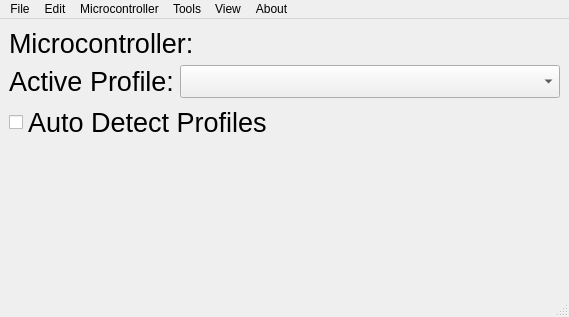
<?xml version="1.0" encoding="UTF-8"?>
<ui version="4.0">
 <class>MainWindow</class>
 <widget class="QMainWindow" name="MainWindow">
  <property name="geometry">
   <rect>
    <x>0</x>
    <y>0</y>
    <width>569</width>
    <height>317</height>
   </rect>
  </property>
  <property name="windowTitle">
   <string>Microstation</string>
  </property>
  <widget class="QWidget" name="centralwidget">
   <layout class="QVBoxLayout" name="verticalLayout">
    <item>
     <layout class="QFormLayout" name="formLayout_2">
      <item row="0" column="0">
       <widget class="QLabel" name="mcLabel">
        <property name="font">
         <font>
          <pointsize>20</pointsize>
         </font>
        </property>
        <property name="text">
         <string>Microcontroller:</string>
        </property>
       </widget>
      </item>
      <item row="0" column="1">
       <widget class="QLabel" name="mcDisplay">
        <property name="font">
         <font>
          <pointsize>20</pointsize>
         </font>
        </property>
        <property name="text">
         <string/>
        </property>
       </widget>
      </item>
     </layout>
    </item>
    <item>
     <layout class="QFormLayout" name="formLayout">
      <item row="0" column="0">
       <widget class="QLabel" name="profileLabel">
        <property name="font">
         <font>
          <pointsize>20</pointsize>
         </font>
        </property>
        <property name="text">
         <string>Active Profile:</string>
        </property>
       </widget>
      </item>
      <item row="0" column="1">
       <widget class="QComboBox" name="profileCombo">
        <property name="font">
         <font>
          <pointsize>16</pointsize>
         </font>
        </property>
       </widget>
      </item>
     </layout>
    </item>
    <item>
     <widget class="QCheckBox" name="autoDetectBox">
      <property name="font">
       <font>
        <pointsize>20</pointsize>
       </font>
      </property>
      <property name="text">
       <string>Auto Detect Profiles</string>
      </property>
     </widget>
    </item>
    <item>
     <spacer name="verticalSpacer_2">
      <property name="orientation">
       <enum>Qt::Vertical</enum>
      </property>
      <property name="sizeHint" stdset="0">
       <size>
        <width>20</width>
        <height>40</height>
       </size>
      </property>
     </spacer>
    </item>
   </layout>
  </widget>
  <widget class="QMenuBar" name="menubar">
   <property name="geometry">
    <rect>
     <x>0</x>
     <y>0</y>
     <width>569</width>
     <height>22</height>
    </rect>
   </property>
   <widget class="QMenu" name="menuFile">
    <property name="title">
     <string>File</string>
    </property>
    <widget class="QMenu" name="menuPort">
     <property name="title">
      <string>Port</string>
     </property>
     <property name="icon">
      <iconset resource="../icons/icons.qrc">
       <normaloff>:/icons/hard-drive.svg</normaloff>:/icons/hard-drive.svg</iconset>
     </property>
    </widget>
    <addaction name="menuPort"/>
    <addaction name="actionRefresh_Ports"/>
    <addaction name="separator"/>
    <addaction name="actionRestart_Daemon"/>
    <addaction name="actionPause"/>
    <addaction name="separator"/>
    <addaction name="actionRun_in_Background"/>
    <addaction name="actionQuit"/>
   </widget>
   <widget class="QMenu" name="menuEdit">
    <property name="title">
     <string>Edit</string>
    </property>
    <addaction name="actionSettings"/>
    <addaction name="actionProfiles"/>
    <addaction name="actionMacros"/>
   </widget>
   <widget class="QMenu" name="menuTool">
    <property name="title">
     <string>Tools</string>
    </property>
    <addaction name="actionSerial_Monitor"/>
    <addaction name="separator"/>
    <addaction name="actionLog"/>
    <addaction name="actionSerial_Log"/>
    <addaction name="actionExport_Serial_History"/>
   </widget>
   <widget class="QMenu" name="menuAbout">
    <property name="title">
     <string>About</string>
    </property>
    <addaction name="actionAboutMicrostation"/>
    <addaction name="separator"/>
    <addaction name="actionOpenGitHub"/>
    <addaction name="actionOpenSourceLicenses"/>
   </widget>
   <widget class="QMenu" name="menuMicrocontroller">
    <property name="title">
     <string>Microcontroller</string>
    </property>
    <addaction name="actionUpload_Code"/>
    <addaction name="separator"/>
    <addaction name="actionSettings_2"/>
   </widget>
   <widget class="QMenu" name="menuView">
    <property name="title">
     <string>View</string>
    </property>
    <widget class="QMenu" name="menuLanguage">
     <property name="title">
      <string>Language</string>
     </property>
     <property name="icon">
      <iconset resource="../icons/icons.qrc">
       <normaloff>:/icons/globe.svg</normaloff>:/icons/globe.svg</iconset>
     </property>
    </widget>
    <widget class="QMenu" name="menuTheme">
     <property name="title">
      <string>Theme</string>
     </property>
     <property name="icon">
      <iconset resource="../icons/icons.qrc">
       <normaloff>:/icons/layers.svg</normaloff>:/icons/layers.svg</iconset>
     </property>
     <addaction name="actionThemeDefault"/>
    </widget>
    <addaction name="menuTheme"/>
    <addaction name="menuLanguage"/>
   </widget>
   <addaction name="menuFile"/>
   <addaction name="menuEdit"/>
   <addaction name="menuMicrocontroller"/>
   <addaction name="menuTool"/>
   <addaction name="menuView"/>
   <addaction name="menuAbout"/>
  </widget>
  <widget class="QStatusBar" name="statusbar"/>
  <action name="actionRefresh_Ports">
   <property name="icon">
    <iconset resource="../icons/icons.qrc">
     <normaloff>:/icons/refresh-cw.svg</normaloff>:/icons/refresh-cw.svg</iconset>
   </property>
   <property name="text">
    <string>Refresh Ports</string>
   </property>
  </action>
  <action name="actionPause">
   <property name="checkable">
    <bool>true</bool>
   </property>
   <property name="checked">
    <bool>false</bool>
   </property>
   <property name="icon">
    <iconset resource="../icons/icons.qrc">
     <normaloff>:/icons/pause-circle.svg</normaloff>:/icons/pause-circle.svg</iconset>
   </property>
   <property name="text">
    <string>Pause</string>
   </property>
  </action>
  <action name="actionRun_in_Background">
   <property name="icon">
    <iconset resource="../icons/icons.qrc">
     <normaloff>:/icons/arrow-down.svg</normaloff>:/icons/arrow-down.svg</iconset>
   </property>
   <property name="text">
    <string>Run in Background</string>
   </property>
  </action>
  <action name="actionQuit">
   <property name="icon">
    <iconset resource="../icons/icons.qrc">
     <normaloff>:/icons/power.svg</normaloff>:/icons/power.svg</iconset>
   </property>
   <property name="text">
    <string>Quit</string>
   </property>
  </action>
  <action name="actionSettings">
   <property name="icon">
    <iconset resource="../icons/icons.qrc">
     <normaloff>:/icons/settings.svg</normaloff>:/icons/settings.svg</iconset>
   </property>
   <property name="text">
    <string>Settings</string>
   </property>
  </action>
  <action name="actionProfiles">
   <property name="icon">
    <iconset resource="../icons/icons.qrc">
     <normaloff>:/icons/users.svg</normaloff>:/icons/users.svg</iconset>
   </property>
   <property name="text">
    <string>Profiles</string>
   </property>
  </action>
  <action name="actionSerial_Monitor">
   <property name="icon">
    <iconset resource="../icons/icons.qrc">
     <normaloff>:/icons/monitor.svg</normaloff>:/icons/monitor.svg</iconset>
   </property>
   <property name="text">
    <string>Serial Monitor</string>
   </property>
  </action>
  <action name="actionLog">
   <property name="icon">
    <iconset resource="../icons/icons.qrc">
     <normaloff>:/icons/file-text.svg</normaloff>:/icons/file-text.svg</iconset>
   </property>
   <property name="text">
    <string>Open Log</string>
   </property>
  </action>
  <action name="actionSerial_Log">
   <property name="icon">
    <iconset resource="../icons/icons.qrc">
     <normaloff>:/icons/tool.svg</normaloff>:/icons/tool.svg</iconset>
   </property>
   <property name="text">
    <string>Microcontroller Log</string>
   </property>
  </action>
  <action name="actionExport_Serial_History">
   <property name="icon">
    <iconset resource="../icons/icons.qrc">
     <normaloff>:/icons/clock.svg</normaloff>:/icons/clock.svg</iconset>
   </property>
   <property name="text">
    <string>Export Serial History</string>
   </property>
  </action>
  <action name="actionAboutMicrostation">
   <property name="icon">
    <iconset resource="../icons/icons.qrc">
     <normaloff>:/icons/info.svg</normaloff>:/icons/info.svg</iconset>
   </property>
   <property name="text">
    <string>About Microstation</string>
   </property>
  </action>
  <action name="actionOpenGitHub">
   <property name="icon">
    <iconset resource="../icons/icons.qrc">
     <normaloff>:/icons/github.svg</normaloff>:/icons/github.svg</iconset>
   </property>
   <property name="text">
    <string>Open GitHub</string>
   </property>
  </action>
  <action name="actionOpenSourceLicenses">
   <property name="icon">
    <iconset resource="../icons/icons.qrc">
     <normaloff>:/icons/code.svg</normaloff>:/icons/code.svg</iconset>
   </property>
   <property name="text">
    <string>Open Source Licenses</string>
   </property>
  </action>
  <action name="actionMacros">
   <property name="icon">
    <iconset resource="../icons/icons.qrc">
     <normaloff>:/icons/aperture.svg</normaloff>:/icons/aperture.svg</iconset>
   </property>
   <property name="text">
    <string>Macros</string>
   </property>
  </action>
  <action name="actionUpload_Code">
   <property name="icon">
    <iconset resource="../icons/icons.qrc">
     <normaloff>:/icons/upload.svg</normaloff>:/icons/upload.svg</iconset>
   </property>
   <property name="text">
    <string>Upload Code</string>
   </property>
  </action>
  <action name="actionSettings_2">
   <property name="icon">
    <iconset resource="../icons/icons.qrc">
     <normaloff>:/icons/sliders.svg</normaloff>:/icons/sliders.svg</iconset>
   </property>
   <property name="text">
    <string>Settings</string>
   </property>
  </action>
  <action name="actionThemeDefault">
   <property name="text">
    <string>Default</string>
   </property>
  </action>
  <action name="actionThemeBreezeDark">
   <property name="icon">
    <iconset resource="../icons/icons.qrc">
     <normaloff>:/icons/moon.svg</normaloff>:/icons/moon.svg</iconset>
   </property>
   <property name="text">
    <string>Breeze Dark</string>
   </property>
  </action>
  <action name="action">
   <property name="text">
    <string> </string>
   </property>
  </action>
  <action name="actionRestart_Daemon">
   <property name="icon">
    <iconset resource="../icons/icons.qrc">
     <normaloff>:/icons/activity.svg</normaloff>:/icons/activity.svg</iconset>
   </property>
   <property name="text">
    <string>Restart Daemon</string>
   </property>
  </action>
 </widget>
 <resources>
  <include location="../icons/icons.qrc"/>
 </resources>
 <connections/>
</ui>
